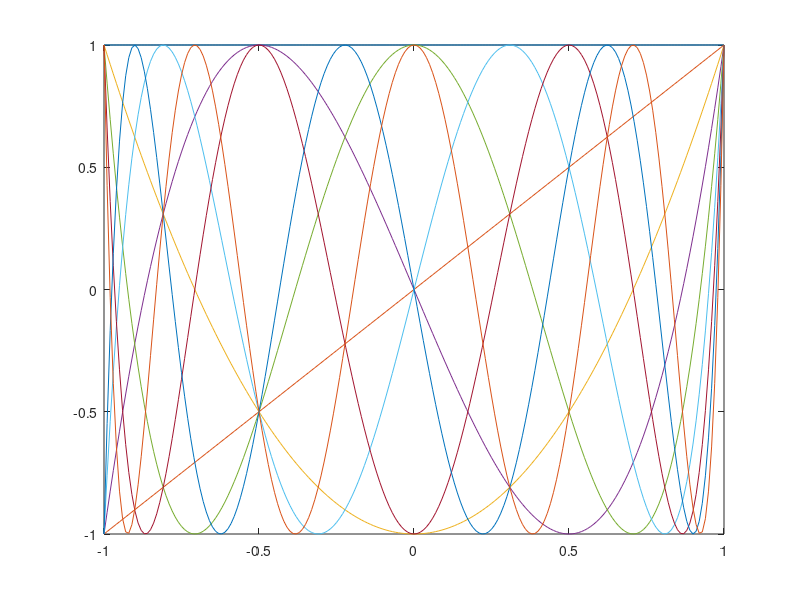

Reproduce this figure in MATLAB.
% u011 Tschebyscheff-Polynome

x=(-1:0.01:1)';
tm = ones(201, 9);
tm(:,2) = x;
for i=3:9,
    tm(:, i) = 2*x.*tm(:, i-1) - tm(:, i-2);
end
plot(x, tm);
